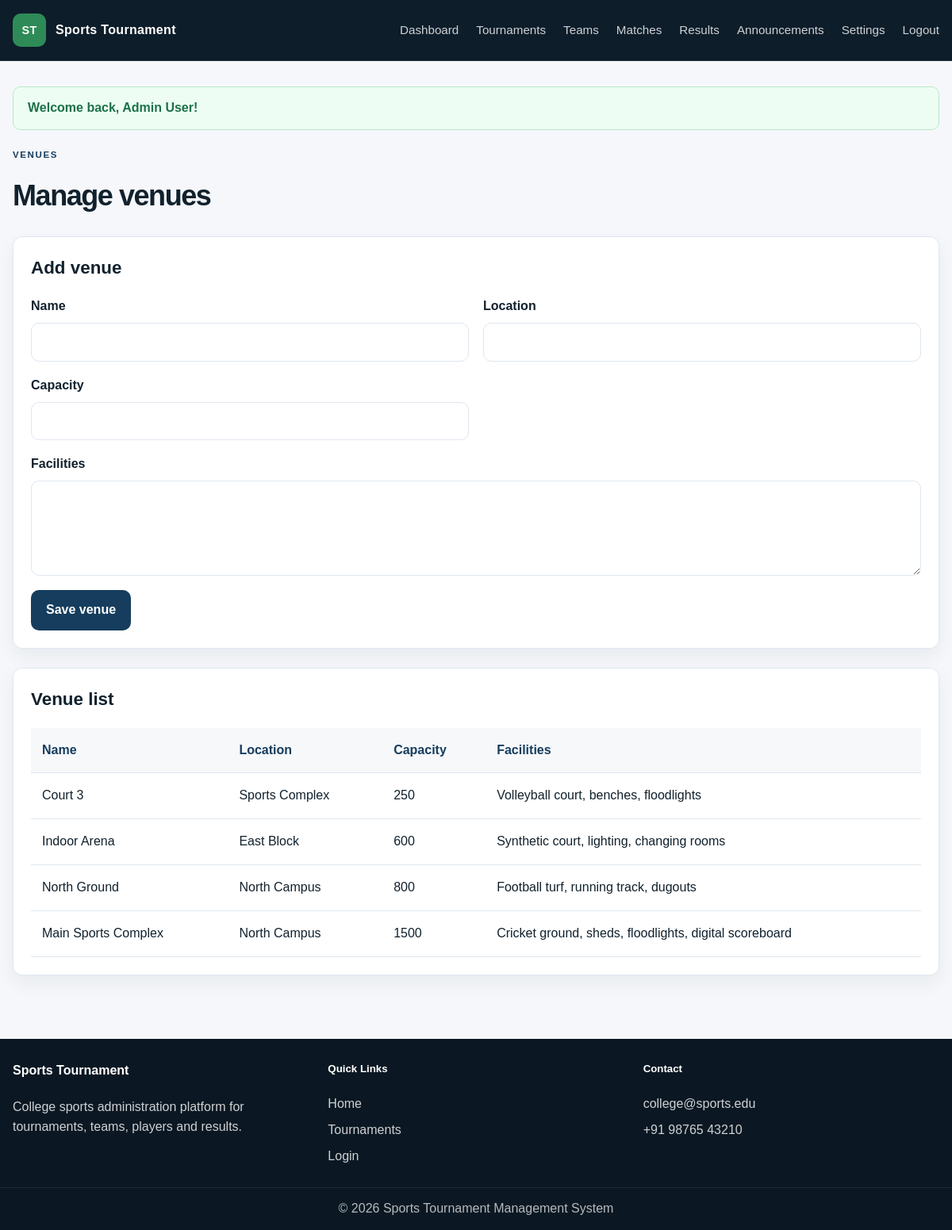
The app's page /admin/venues.php (signed in) with its own data.
### tables this page shows
CREATE TABLE venues (
    id INT AUTO_INCREMENT PRIMARY KEY,
    name VARCHAR(150) NOT NULL,
    location VARCHAR(200) NOT NULL,
    capacity INT NOT NULL,
    facilities TEXT,
    created_at TIMESTAMP DEFAULT CURRENT_TIMESTAMP
);

### admin/venues.php (the view, shortened to what this page needs)
<?php
$pdo = db();
$venues = $pdo->query('SELECT * FROM venues ORDER BY created_at DESC')->fetchAll();
require_once __DIR__ . '/../includes/header.php';
?>
<div class="page-header">
    <div>
        <span class="eyebrow dark">Venues</span>
        <h1>Manage venues</h1>
    </div>
</div>
<div class="panel">
    <div class="panel-header"><h2>Add venue</h2></div>
    <form method="post" class="form-grid">
        <div class="field-group">
            <label>Name</label>
            <input type="text" name="name" required>
        </div>
        <div class="field-group">
            <label>Location</label>
            <input type="text" name="location" required>
        </div>
        <div class="field-group">
            <label>Capacity</label>
            <input type="number" name="capacity" required>
        </div>
        <div class="field-group full-width">
            <label>Facilities</label>
            <textarea name="facilities" rows="3"></textarea>
        </div>
        <div class="form-actions full-width">
            <button type="submit" class="button button-primary">Save venue</button>
        </div>
    </form>
</div>
<div class="panel">
    <div class="panel-header"><h2>Venue list</h2></div>
    <div class="table-wrap">
        <table>
            <thead>
                <tr>
                    <th>Name</th>
                    <th>Location</th>
                    <th>Capacity</th>
                    <th>Facilities</th>
                </tr>
            </thead>
            <tbody>
                <?php foreach ($venues as $venue): ?>
                    <tr>
                        <td><?= e($venue['name']) ?></td>
                        <td><?= e($venue['location']) ?></td>
                        <td><?= e($venue['capacity']) ?></td>
                        <td><?= e($venue['facilities']) ?></td>
                    </tr>
                <?php endforeach; ?>
            </tbody>
        </table>
    </div>
</div>
<?php require_once __DIR__ . '/../includes/footer.php'; ?>

### assets/css/style.css (style rules this page uses)
:root { --bg: #f5f7fa; --panel: #ffffff; --panel-alt: #eef3f8; --ink: #11212d; --muted: #536477; --line: #dfe7ef; --primary: #163d5d; --primary-soft: #e8f0f8; --accent: #2e8b57; --accent-soft: #eaf8ef; --danger: #c64242; --warning: #b87828; --shadow: 0 10px 25px rgba(17, 33, 45, 0.06); --radius: 12px; }
* { box-sizing: border-box; }
html { scroll-behavior: smooth; }
body { margin: 0; font-family: Arial, Helvetica, sans-serif; background: var(--bg); color: var(--ink); line-height: 1.55; }
button, input, select, textarea { font: inherit; }
.eyebrow { display: inline-block; font-size: 0.72rem; letter-spacing: 0.14em; text-transform: uppercase; font-weight: 700; color: var(--accent); margin-bottom: 14px; }
.eyebrow.dark { color: var(--primary); }
.button { border: 1px solid transparent; border-radius: 10px; padding: 12px 18px; cursor: pointer; display: inline-flex; align-items: center; justify-content: center; font-weight: 700; transition: 0.2s ease; text-decoration: none; }
.button-primary { background: var(--primary); color: #fff; }
.button.primary, .button.button-primary { background: var(--primary); color: #fff; }
.full-width { width: 100%; }
.info-card, .panel, .stat-box, .auth-card { background: var(--panel); border: 1px solid var(--line); border-radius: var(--radius); box-shadow: var(--shadow); }
.table-wrap { overflow-x: auto; width: 100%; }
table { width: 100%; border-collapse: collapse; min-width: 640px; background: var(--panel); }
th, td { padding: 16px 14px; border-bottom: 1px solid var(--line); text-align: left; vertical-align: top; }
th { background: #f6f8fa; color: var(--primary); font-weight: 700; }
.page-header { width: min(1180px, calc(100% - 32px)); margin: 0 auto 24px; display: flex; align-items: center; justify-content: space-between; gap: 16px; }
.page-header h1 { margin: 0; font-size: clamp(2rem, 3vw, 2.5rem); letter-spacing: -0.04em; }
.panel { width: min(1180px, calc(100% - 32px)); margin: 0 auto 24px; padding: 22px; }
.panel-header { margin-bottom: 18px; }
.panel-header h2 { margin: 0; font-size: 1.4rem; }
.form-grid { display: grid; grid-template-columns: repeat(2, minmax(220px, 1fr)); gap: 18px; }
.field-group { display: flex; flex-direction: column; gap: 8px; }
.full-width { grid-column: 1 / -1; }
label { font-weight: 600; color: var(--ink); }
input, select, textarea { width: 100%; border: 1px solid var(--line); border-radius: 10px; padding: 11px 12px; background: #fff; color: var(--ink); }
textarea { min-height: 120px; resize: vertical; }
.form-actions { display: flex; gap: 10px; align-items: center; justify-content: flex-start; }

### records on screen
venues: name "Court 3", location "Sports Complex", capacity "250", facilities "Volleyball court, benches, floodlights"
venues: name "Indoor Arena", location "East Block", capacity "600", facilities "Synthetic court, lighting, changing rooms"
venues: name "North Ground", location "North Campus", capacity "800", facilities "Football turf, running track, dugouts"
venues: name "Main Sports Complex", location "North Campus", capacity "1500", facilities "Cricket ground, sheds, floodlights, digital scoreboard"

### other values on screen
$item['label'] "Dashboard"
$item['label'] "Tournaments"
$item['label'] "Teams"
$item['label'] "Matches"
$item['label'] "Results"
$item['label'] "Announcements"
$flash['message'] "Welcome back, Admin User!"
